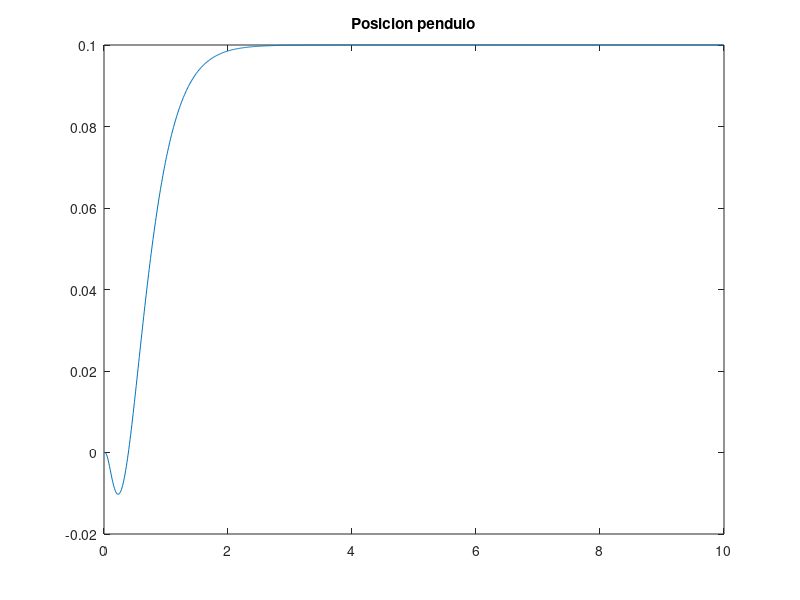
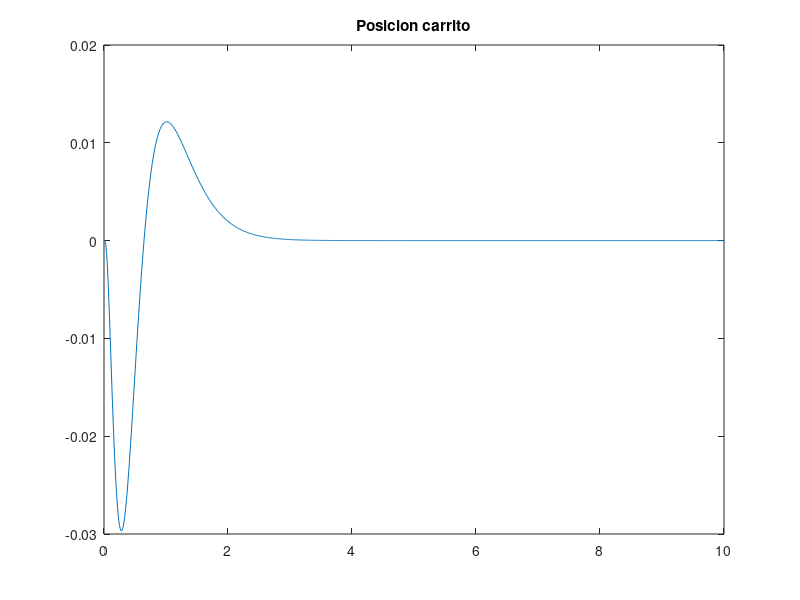
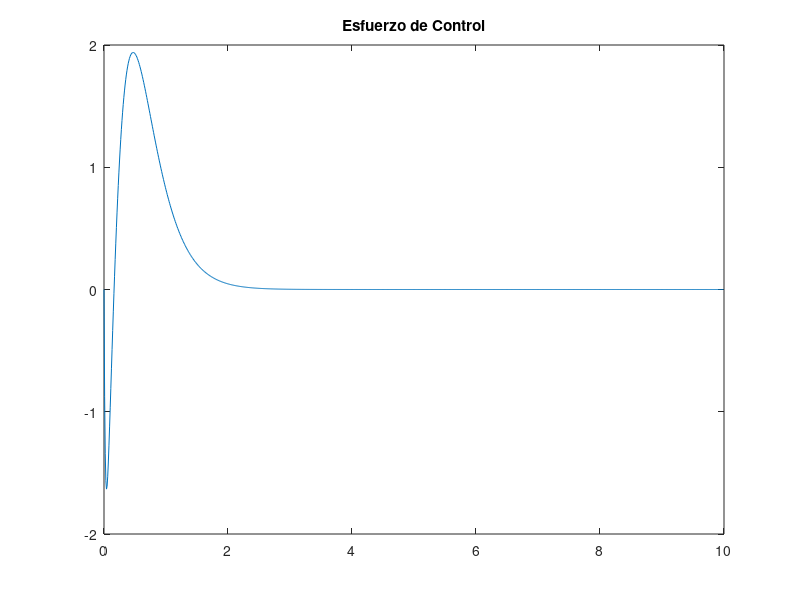

MATLAB code to generate these figures, in order:
%% TPF pendulo invertido - Control por ubicacion arbitraria de polos

clear all
close all

% Parametros del sistema
Kt = 0.17776; % cte de torque del motor
Jm = 2.23*10^-4; % Inercia del motor
bm = 0.0011751; % firccion viscosa del motor
b = 0.0011751; %friccion viscosa del pendulo
Ra = 9.10; % resistencia de armadura del motor
m = 0.0923; % masa del pendulo
%m = 0.1493; % masa del pendulo + pelota de tenis
%m = 0.4923; % masa del pendulo mas la plomada de 400g
M = 0.2275; % masa del carro
g = 9.8; % aceleracion de la gravedad
l = 0.1825; % longitud hasta el centro de masa del pendulo
%l = 0.2425; %longitud del penduo mas la plomada
r = 0.0181; % radio de la polea
I = 0.004212; % inercia del pendulo
n = 1; % relacion de reduccion del motor
La = 6.12*10^-3; % Inductancia de armadura del motor

% matrices que definen el sistema de la planta

%definicion 
q = ((M+m)+Jm*((n^2)/(r^2)))*(I+m*l^2)-(m*l)^2; % variable auxiliar

F = [0 1 0 0;
     0 ((-(I+m*l^2)*(b+((n^2)/(r^2))*(((Kt^2)/(Ra))+bm)))/q) ((m^2)*g*(l^2))/q 0;
     0 0 0 1;
     0 (-m*l*(b+((n^2)/(r^2))*(((Kt^2)/(Ra))+bm)))/q (m*g*l*((M+m)+Jm*(n^2)/(r^2)))/q 0];
 
G = [0 ; ((I+m*l^2)*(Kt*n)/(Ra*r))/q ; 0 ; (m*l*(Kt*n)/(Ra*r))/q];

H = [1 0 0 0 ;
    0 0 1 0];
J = [0;0];

%Montamos la planta continua
planta = ss(F,G,H,J);

%Discretizamos la planta
Ts = 0.01;
plantaD = c2d(planta,Ts);
%Discretizamos las matrices de estado --> x(k+1) = Ax(k) + Bu(k)
%                                     --> y(k) = Cx(k) + Du(k)
%Hallamos A,B,C,D
A = plantaD.a;
B = plantaD.b;
C = plantaD.c;
D = plantaD.d;

%% controlabilidad y observabilidad del sistema
CTRB = ctrb(A,B);
rangoCTRB = rank(CTRB);

OBS = obsv(A,C);
rangoOBS = rank(OBS);

%% SE AGREGA EL INTEGRADOR
%Se tiene que definir el nuevo sistema (Ahat, Bhat, Chat, Dhat)
n = max(size(A)); %El orden del sistema
m = 1;            %La cantidad de salidas  que nos interesa
Ahat = [A B;zeros(m,n+m)];
Bhat = [zeros(n,m); eye(m)];
Chat = [C zeros(2,m)];

%polos_i = [0.95+0.0025i  0.95-0.0025i  0.9+0.0025i  0.9-0.0025i 0.4];
polos_i = [0.965+0.00025i  0.965-0.00025i  0.935+0.00025i  0.935-0.00025i 0.6];
Khat = acker(Ahat,Bhat,polos_i);

Aux = [A-eye(size(A)) B; C(1,:)*A C(1,:)*B];
K2K1 = (Khat + [zeros(1,max(size(A))) eye(m)])*inv(Aux);
K2 = K2K1(1,1:n);
K1 = K2K1(1,n+1:n+m);

%% simulacion del sistema

N =1000;
t = [0:Ts:(N-1)*Ts];

x = zeros(4,N);
u = zeros(1,N);
%ref = ones(1,N);
ref = 0.1.*ones(1,length(t));%referencia no sobreescribir

%para el integrador
V = zeros(m,length(t));
V(m,1) = 0;

Cx=[1 0 0 0];

for k=2:N-1
    %Se calcula la salida actual
    yi(m,k) = Cx*x(:,k);
    %Ecuacionamiento del integrador 
    V(m,k) = V(m,k-1) + ref(m,k) - yi(m,k);
    
    %se calcula el esfuerzo de control con el estado estimado y el
    %integrador
    u(m,k) = K1*V(m,k)- K2*x(:,k);
    
    %se hace evolucionar la planta
    x(:,k+1) = A*x(:,k) + B*u(k);
end

figure
plot(t,x(1,:))
title('Posicion pendulo');
figure
plot(t,x(3,:))
title('Posicion carrito');
figure
plot(t,u);
title('Esfuerzo de Control');
